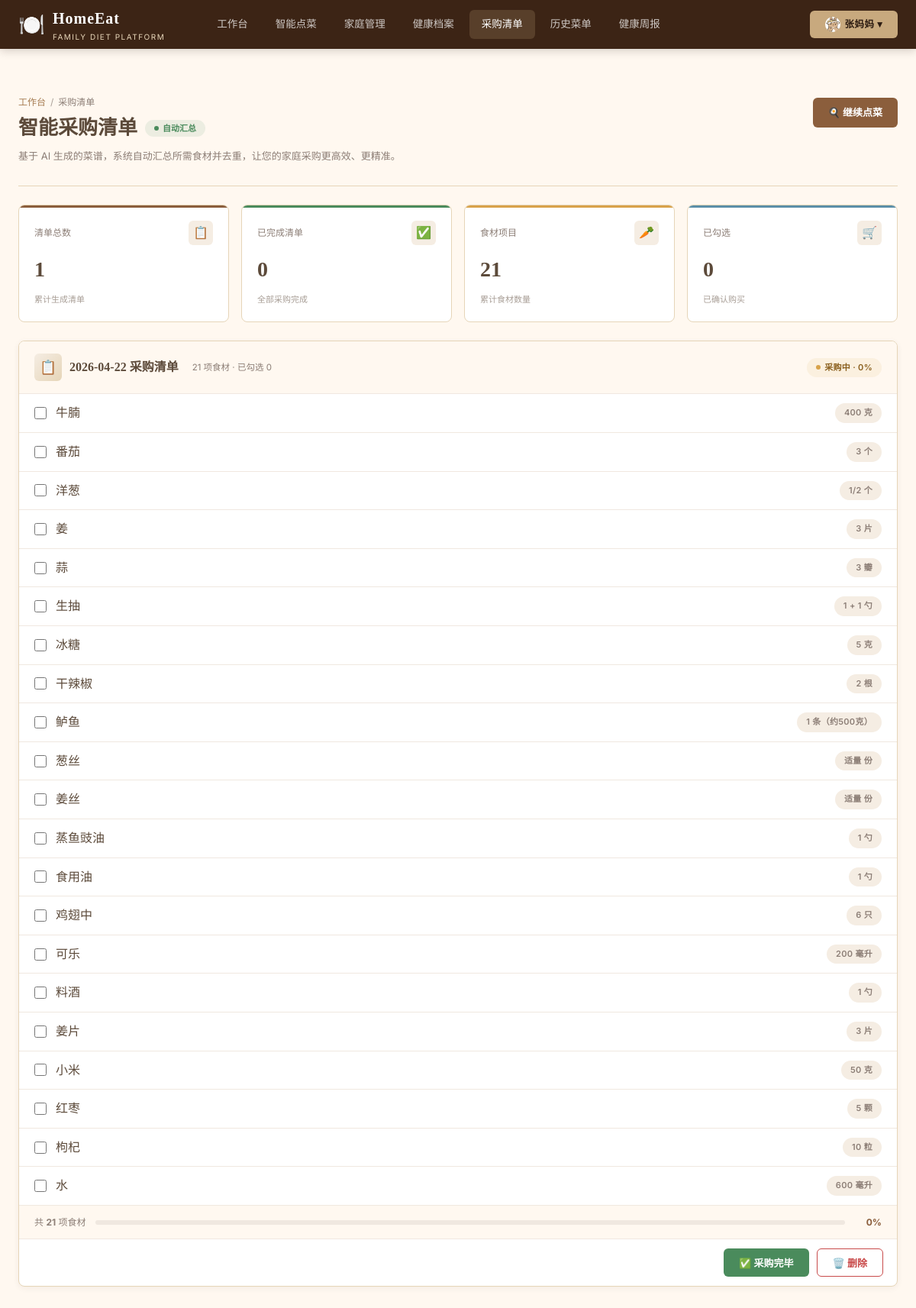
Page /user/shopping (signed in) on the committed database.
### models.py (models this page shows)
class User(UserMixin, db.Model):
    __tablename__ = 'user'
    id = db.Column(db.Integer, primary_key=True)
    username = db.Column(db.String(50), unique=True, nullable=False)
    password = db.Column(db.String(200), nullable=False)
    role = db.Column(db.String(20), default='user')  # admin / user
    nickname = db.Column(db.String(50), default='')
    avatar = db.Column(db.String(200), default='')
    gender = db.Column(db.String(10), default='')
    age = db.Column(db.Integer, default=0)
    height = db.Column(db.Float, default=0)
    weight = db.Column(db.Float, default=0)
    diseases = db.Column(db.Text, default='')  # 慢性疾病
    allergies = db.Column(db.Text, default='')  # 过敏史
    special_diet = db.Column(db.Text, default='')  # 特殊饮食需求
    taste_likes = db.Column(db.Text, default='')  # 喜欢的口味
    taste_dislikes = db.Column(db.Text, default='')  # 忌口食材
    health_goal = db.Column(db.Text, default='')  # 健康目标
    family_id = db.Column(db.Integer, db.ForeignKey('family.id'), nullable=True)
    is_family_admin = db.Column(db.Boolean, default=False)
    created_at = db.Column(db.DateTime, default=datetime.now)
    family = db.relationship('Family', foreign_keys=[family_id], backref=db.backref('members', lazy=True))

class ShoppingList(db.Model):
    __tablename__ = 'shopping_list'
    id = db.Column(db.Integer, primary_key=True)
    family_id = db.Column(db.Integer, db.ForeignKey('family.id'), nullable=False)
    record_id = db.Column(db.Integer, db.ForeignKey('recipe_record.id'), nullable=True)
    date = db.Column(db.Date, nullable=False)
    items_json = db.Column(db.Text, default='[]')  # 购物清单JSON
    status = db.Column(db.String(20), default='pending')  # pending/completed
    created_at = db.Column(db.DateTime, default=datetime.now)
    family = db.relationship('Family', backref=db.backref('shopping_lists', lazy=True))
    record = db.relationship('RecipeRecord', backref=db.backref('shopping_list', uselist=False))

### app.py (the view)
@app.route('/user/shopping')
@login_required
def user_shopping():
    shopping_lists = []
    if current_user.family_id:
        shopping_lists = ShoppingList.query.filter_by(
            family_id=current_user.family_id
        ).order_by(ShoppingList.date.desc()).limit(20).all()
    return render_template('user/shopping.html', shopping_lists=shopping_lists)

### app.py (called while the page is built)
@login_manager.user_loader
def load_user(user_id):
    return User.query.get(int(user_id))

@app.template_filter('fromjson')
def fromjson_filter(s):
    try:
        return json.loads(s) if s else []
    except (json.JSONDecodeError, TypeError):
        return []

### templates/user/shopping.html (shortened to what this page needs)
{% extends "user/base.html" %}
{% block content %}
<div class="page-header-v4">
    <div class="ph-left">
        <div class="ph-crumb"><a href="/user/home">工作台</a><span class="sep">/</span><span>采购清单</span></div>
        <h1>智能采购清单 <span class="ph-badge"><span class="dot"></span>自动汇总</span></h1>
        <p class="ph-desc">基于 AI 生成的菜谱，系统自动汇总所需食材并去重，让您的家庭采购更高效、更精准。</p>
    </div>
    <div class="ph-actions"><a href="/user/ordering" class="btn btn-primary">🍳 继续点菜</a></div>
</div>
{% if shopping_lists %}
{% set total_items = namespace(n=0) %}
{% set checked_items = namespace(n=0) %}
{% set completed_lists = namespace(n=0) %}
{% for sl in shopping_lists %}
    {% set items = sl.items_json | fromjson %}
    {% set total_items.n = total_items.n + items|length %}
    {% set checked_items.n = checked_items.n + (items|selectattr('checked')|list|length) %}
    {% if sl.status == 'completed' %}{% set completed_lists.n = completed_lists.n + 1 %}{% endif %}
{% endfor %}
<div class="kpi-grid">
    <div class="kpi-card accent-brand"><div class="kpi-head"><span class="kpi-label">清单总数</span><div class="kpi-icon-box">📋</div></div><div class="kpi-value">{{ shopping_lists|length }}</div><div class="kpi-foot"><span class="kpi-hint">累计生成清单</span></div></div>
    <div class="kpi-card accent-olive"><div class="kpi-head"><span class="kpi-label">已完成清单</span><div class="kpi-icon-box">✅</div></div><div class="kpi-value">{{ completed_lists.n }}</div><div class="kpi-foot"><span class="kpi-hint">全部采购完成</span></div></div>
    <div class="kpi-card accent-amber"><div class="kpi-head"><span class="kpi-label">食材项目</span><div class="kpi-icon-box">🥕</div></div><div class="kpi-value">{{ total_items.n }}</div><div class="kpi-foot"><span class="kpi-hint">累计食材数量</span></div></div>
    <div class="kpi-card accent-teal"><div class="kpi-head"><span class="kpi-label">已勾选</span><div class="kpi-icon-box">🛒</div></div><div class="kpi-value">{{ checked_items.n }}</div><div class="kpi-foot"><span class="kpi-hint">已确认购买</span></div></div>
</div>
{% for shopping in shopping_lists %}
{% set items = shopping.items_json | fromjson %}
{% set checked_count = items|selectattr('checked')|list|length %}
{% set pct = (checked_count / items|length * 100)|int if items|length > 0 else 0 %}
<div class="panel" id="shopping-panel-{{ shopping.id }}">
    <div class="panel-head">
        <div class="panel-title"><div class="panel-icon">📋</div><h3>{{ shopping.date }} 采购清单</h3><span class="panel-sub">{{ items|length }} 项食材 · 已勾选 {{ checked_count }}</span></div>
        <div class="panel-actions">
            {% if shopping.status == 'completed' %}<span class="chip chip-success"><span class="chip-dot"></span>已完成</span>
            {% else %}<span class="chip chip-warning"><span class="chip-dot"></span>采购中 · {{ pct }}%</span>{% endif %}
        </div>
    </div>
    <div class="panel-body no-pad">
        {% for item in items %}
        <div class="shopping-item {% if item.checked %}checked{% endif %}" onclick="toggleItem({{ shopping.id }}, {{ loop.index0 }}, this)">
            <input type="checkbox" {% if item.checked %}checked{% endif %} onclick="event.stopPropagation()">
            <span class="item-name" style="flex:1;font-weight:500;">{{ item.name }}</span>
            <span class="chip chip-neutral">{{ item.amount }} {{ item.unit }}</span>
        </div>
        {% endfor %}
    </div>
    <div class="shopping-progress">
        <span>共 <strong style="color:var(--text-dark);">{{ items|length }}</strong> 项食材</span>
        <div class="shopping-progress-bar"><div class="shopping-progress-fill" style="width:{{ pct }}%"></div></div>
        <span class="shopping-progress-text">{{ pct }}%</span>
    </div>
    <div style="padding:12px 18px;border-top:1px solid var(--border-light);display:flex;gap:10px;justify-content:flex-end;">
        {% if shopping.status != 'completed' %}
        <button class="btn btn-success" style="padding:8px 20px;font-size:13px;" onclick="completeShopping({{ shopping.id }})">✅ 采购完毕</button>
        {% else %}
        <button class="btn btn-outline" style="padding:8px 20px;font-size:13px;" onclick="location.href='/user/history'">📋 查看历史菜单</button>
        {% endif %}
        <button class="btn btn-outline" style="padding:8px 20px;font-size:13px;color:var(--danger);border-color:var(--danger);" onclick="deleteShopping({{ shopping.id }})">🗑️ 删除</button>
    </div>
</div>
{% endfor %}
{% else %}
<div class="panel"><div class="panel-body"><div class="empty-state-v4"><div class="es-icon">🛒</div><h3>还没有采购清单</h3><p>开启智能点菜生成菜谱后，系统会自动汇总采购清单</p><a href="/user/ordering" class="btn btn-primary">🍳 去点菜生成清单</a></div></div></div>
{% endif %}
{% endblock %}

### templates/user/base.html (shortened to what this page needs)
<!DOCTYPE html>
<html lang="zh-CN">
<head>
    <link rel="stylesheet" href="/static/css/style.css">
</head>
<body>
<header class="corp-header">
    <div class="corp-header-inner">
        <a href="/" class="corp-logo">
            <span class="cl-mark">🍽️</span>
            <span class="cl-text"><span class="cl-name">HomeEat</span><span class="cl-tag">Family Diet Platform</span></span>
        </a>
        <nav class="corp-nav">
            <a href="/user/home" class="{% if request.endpoint == 'user_home' %}active{% endif %}">工作台</a>
            <a href="/user/ordering" class="{% if request.endpoint == 'user_ordering' %}active{% endif %}">智能点菜</a>
            <a href="/user/family" class="{% if request.endpoint == 'user_family' %}active{% endif %}">家庭管理</a>
            <a href="/user/profile" class="{% if request.endpoint == 'user_profile' %}active{% endif %}">健康档案</a>
            <a href="/user/shopping" class="{% if request.endpoint == 'user_shopping' %}active{% endif %}">采购清单</a>
            <a href="/user/history" class="{% if request.endpoint == 'user_history' %}active{% endif %}">历史菜单</a>
            <a href="/user/report" class="{% if request.endpoint == 'user_report' %}active{% endif %}">健康周报</a>
        </nav>
        <div class="corp-header-cta">
            <div style="position:relative;">
                <a href="javascript:;" class="corp-btn-header" onclick="document.getElementById('userDropdownV5').classList.toggle('show');event.stopPropagation();">
                    <img src="{{ current_user.avatar or 'https://via.placeholder.com/24' }}" style="width:20px;height:20px;border-radius:50%;object-fit:cover;vertical-align:middle;margin-right:6px;">{{ (current_user.nickname or current_user.username)[:6] }} ▾
                </a>
            </div>
        </div>
    </div>
</header>
<main class="frontend-main">
    <div class="frontend-container">
        {% block content %}{% endblock %}
    </div>
</main>
</body>
</html>

### rows in the picture
User: avatar (picture), nickname "张妈妈"
ShoppingList: date "2026-04-22", items "21", checked_count "0", pct "0", name "牛腩" "番茄" "洋葱" "姜" "蒜" "生抽" "冰糖" "干辣椒" "鲈鱼" "葱丝" "姜丝" "蒸鱼豉油" "食用油" "鸡翅中" "可乐" "料酒" "姜片" "小米" "红枣" "枸杞" "水", amount "400" "3" "1/2" "3" "3" "1 + 1" "5" "2" "1" "适量" "适量" "1" "1" "6" "200" "1" "3" "50" "5" "10" "600", unit "克" "个" "个" "片" "瓣" "勺" "克" "根" "条（约500克）" "份" "份" "勺" "勺" "只" "毫升" "勺" "片" "克" "颗" "粒" "毫升"

### other values in the picture
{{ shopping_lists|length }} "1"
{{ completed_lists.n }} "0"
{{ total_items.n }} "21"
{{ checked_items.n }} "0"
